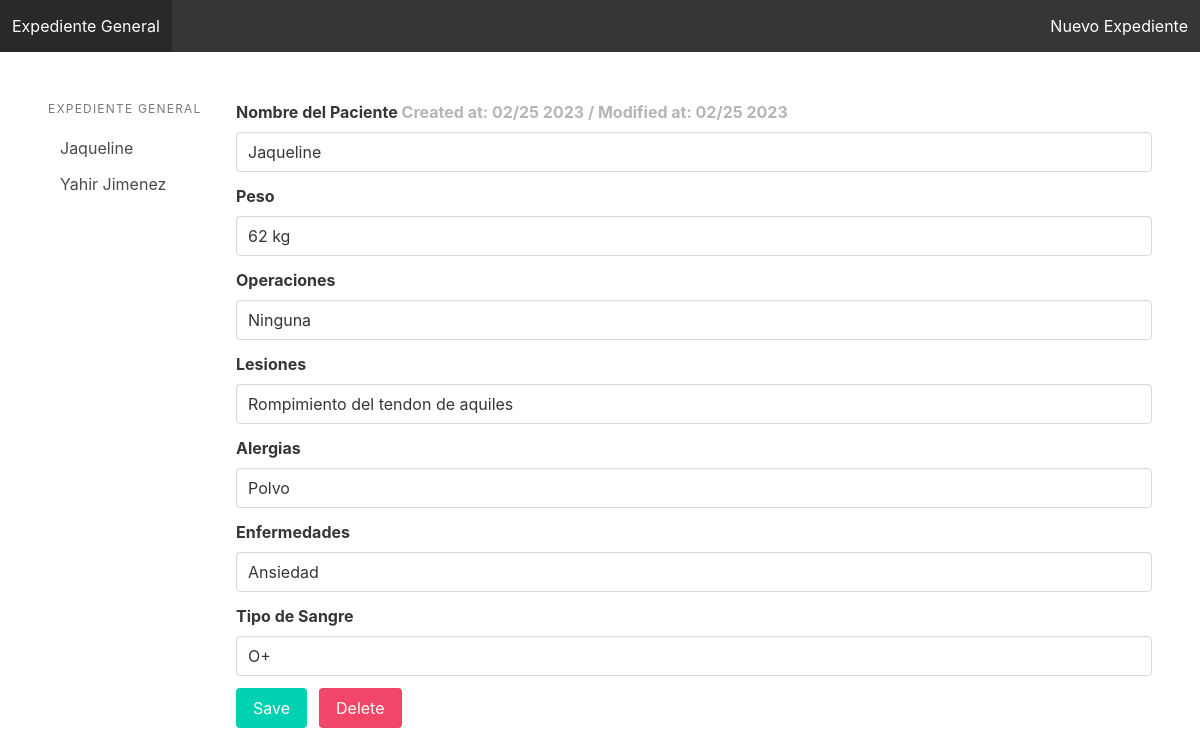
Screenshot of /expedienteg/?expgid=3 with the database file from the repository.
### account/models.py (models this page shows)
class ExpedienteG(models.Model):
    nombreG = models.CharField(max_length=255, verbose_name='Nombre del paciente')
    peso = models.CharField(max_length=20, verbose_name='Talla')
    operaciones = models.CharField(max_length=255, verbose_name='Operaciones')
    lesiones=models.CharField(max_length=255, verbose_name='Lesiones')
    alergias=models.CharField(max_length=255, verbose_name='Alergias')
    enfermedades=models.CharField(max_length=255, verbose_name='Enfermedades')
    tipoSangre=models.CharField(max_length=255, verbose_name='Tipo de Sangre')
    fecha=models.DateTimeField(auto_now_add=True)
    fecha_actG=models.DateTimeField(auto_now=True)
    idPg = models.ForeignKey(User, null=True, blank=True, on_delete=models.CASCADE)
    class Meta:
        ordering=('nombreG',)

### account/views.py (the view, shortened to what this page needs)
# urls.py: path('expedienteg/', views.editorg, name="expedienteg"),
def editorg(request):
    expgid = int(request.GET.get('expgid', 0))
    expedientesg = ExpedienteG.objects.all()
    if expgid > 0:
        expedienteg = ExpedienteG.objects.get(pk=expgid)
    else:
        expedienteg = ''
    context = {
        'expgid': expgid,
        'expedientesg' : expedientesg,
        'expedienteg' : expedienteg,
    }
    return render(request, 'account/expedienteg.html', context)

### MedicDataProject/account/templates/account/expedienteg.html (shortened to what this page needs)
<!DOCTYPE html>
<html>
    <head>
       <link rel="stylesheet" href="https://cdn.jsdelivr.net/npm/bulma@0.9.0/css/bulma.min.css">
    </head>
    <body>
        <nav class="navbar is-dark">
            <div class="navbar-brand">
                <a href="{& url 'expedienteg' %}" class="navbar-item">Expediente General</a>
            </div>
            <div class="navbar-menu">
                <div class="navbar-end">
                    <a href="{% url 'expedienteg' %}?expgid=0" class="navbar-item">Nuevo Expediente</a>
                </div>
            </div>
        </nav>
        <section class="section">
            <div class="columns">
                <div class="column is-2">
                    <aside class="menu">
                        <p class="menu-label">Expediente General</p>
                        <ul class="menu-list">
                            {% for expg in expedientesg %}
                                <li>
                                    <a href="{% url 'expedienteg' %}?expgid={{ expg.id }}">{{ expg.nombreG }}</a>
                                </li>
                            {% endfor %}
                        </ul>
                    </aside>
                </div>
                <div class="column is-10">
                    <form method="post" action="{% url 'expedienteg' %}">
                        <div class="field">
                            <label class="label">Nombre del Paciente
                                {% if expedienteg %}
                                    <span class="has-text-grey-light">
                                        Created at: {{ expedienteg.fecha|date:"m/d Y" }} / Modified at: {{ expedienteg.fecha_actG|date:"m/d Y" }}
                                    </span>
                                {% endif %}
                            </label>
                            <div class="control">
                                <input type="text" class="input" name="nombreG" placeholder="Nombre del Paciente"{% if expedienteg %} value="{{ expedienteg.nombreG }}"{% endif %}>
                            </div>
                        </div>
                        <div class="field">
                            <label class="label">Peso</label>
                            <div class="control">
                                <input type="text" class="input" name="peso" placeholder="Peso"{% if expedienteg %} value="{{ expedienteg.peso }}"{% endif %}>
                            </div>
                        </div>
                        <div class="field">
                            <label class="label">Operaciones</label>
                            <div class="control">
                                <input type="text" class="input" name="operaciones" placeholder="Operaciones"{% if expedienteg %} value="{{ expedienteg.operaciones }}"{% endif %}>
                            </div>
                        </div>
                        <div class="field">
                            <label class="label">Lesiones</label>
                            <div class="control">
                                <input type="text" class="input" name="lesiones" placeholder="Lesiones"{% if expedienteg %} value="{{ expedienteg.lesiones }}"{% endif %}>
                            </div>
                        </div>
                        <div class="field">
                            <label class="label">Alergias</label>
                            <div class="control">
                                <input type="text" class="input" name="alergias" placeholder="Alergias"{% if expedienteg %} value="{{ expedienteg.alergias }}"{% endif %}>
                            </div>
                        </div>
                        <div class="field">
                            <label class="label">Enfermedades</label>
                            <div class="control">
                                <input type="text" class="input" name="enfermedades" placeholder="Enfermedades"{% if expedienteg %} value="{{ expedienteg.enfermedades }}"{% endif %}>
                            </div>
                        </div>
                        <div class="field">
                            <label class="label">Tipo de Sangre</label>
                            <div class="control">
                                <input type="text" class="input" name="tipoSangre" placeholder="TipoSangre"{% if expedienteg %} value="{{ expedienteg.tipoSangre }}"{% endif %}>
                            </div>
                        </div>
                        <div class="field is-grouped">
                            <div class="control">
                                <button class="button is-primary" action="">Save</button>
                            </div>
                            {% if expedienteg %}
                                <div class="control">
                                    <a href="{% url 'delete_expedienteg' expedienteg.id %}" class="button is-danger">Delete</a>
                                </div>
                            {% endif %}
                        </div>
                    </form>
                </div>
            </div>
        </section>
    </body>
</html>

### rows the page displays
ExpedienteG: nombreG "Jaqueline", fecha "02/25 2023", fecha_actG "02/25 2023", peso "62 kg", operaciones "Ninguna", lesiones "Rompimiento del tendon de aquiles", alergias "Polvo", enfermedades "Ansiedad", tipoSangre "O+"
ExpedienteG: nombreG "Yahir Jimenez"
